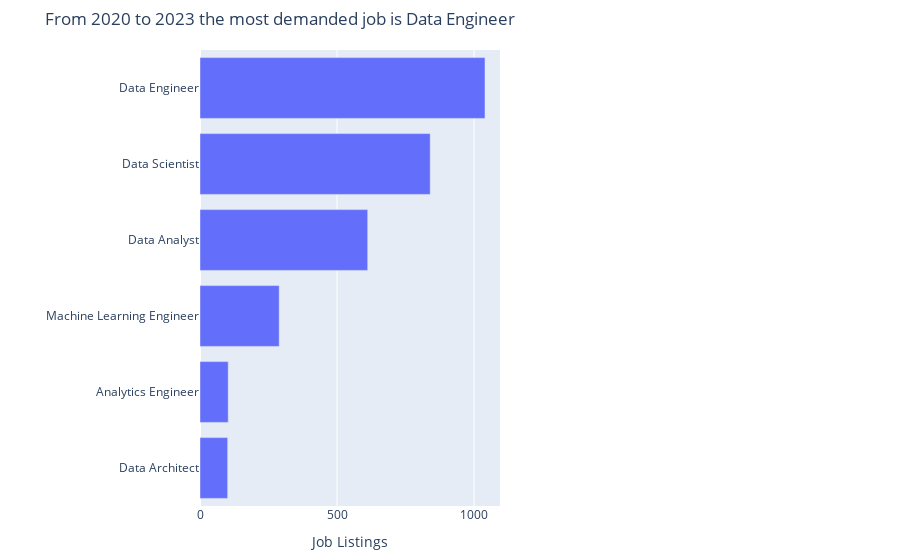

The code cell stored with this chart in its notebook:
### Markdown cell above
## Lets Get Started with the Top 5 Job Titles Around the World

### Code cell
top_jobs = top_jobs_df['job_title'].value_counts().sort_values(ascending=True)
top_jobs = top_jobs[5:]

fig = go.Figure(go.Bar(
    y=top_jobs.index,
    x=top_jobs.values,
    orientation='h'
))
fig.update_layout(
    title='From 2020 to 2023 the most demanded job is Data Engineer',
    xaxis_title='Job Listings',
    margin=dict(l=200, r=400, t=50, b=50)
)

fig.show()

### Figure 1 — Plotly figure (JSON) as saved in the notebook; plotly's stock layout.template omitted (floating-point values rounded to 4 significant figures)
{"data": [{"orientation": "h", "type": "bar", "x": [101, 103, 289, 612, 840, 1040], "y": ["Data Architect", "Analytics Engineer", "Machine Learning Engineer", "Data Analyst", "Data Scientist", "Data Engineer"]}], "layout": {"margin": {"b": 50, "l": 200, "r": 400, "t": 50}, "title": {"text": "From 2020 to 2023 the most demanded job is Data Engineer"}, "xaxis": {"title": {"text": "Job Listings"}}}}
